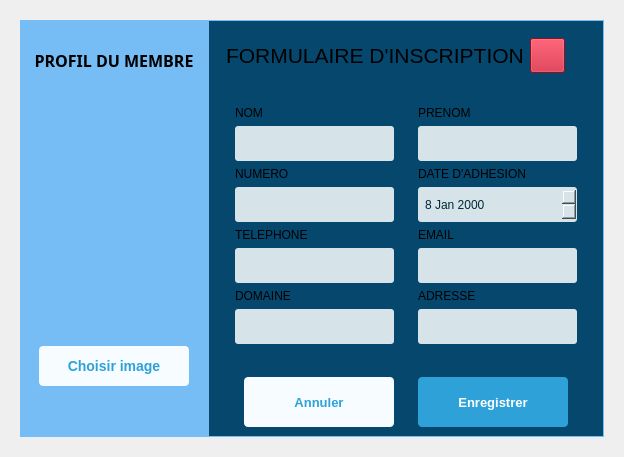
                     <widget class="QWidget" name="formWidget" native="true">
                      <property name="minimumSize">
                       <size>
                        <width>0</width>
                        <height>0</height>
                       </size>
                      </property>
                      <property name="maximumSize">
                       <size>
                        <width>1100</width>
                        <height>600</height>
                       </size>
                      </property>
                      <property name="styleSheet">
                       <string notr="true">#formWidget{
	border-radius: 10px;
	/*background-color: rgba(233, 104, 12, 0.573);*/
}</string>
                      </property>
                      <layout class="QHBoxLayout" name="horizontalLayout_31">
                       <property name="spacing">
                        <number>0</number>
                       </property>
                       <property name="leftMargin">
                        <number>20</number>
                       </property>
                       <property name="topMargin">
                        <number>20</number>
                       </property>
                       <property name="rightMargin">
                        <number>20</number>
                       </property>
                       <property name="bottomMargin">
                        <number>20</number>
                       </property>
                       <item>
                        <widget class="QWidget" name="profilContainer" native="true">
                         <property name="minimumSize">
                          <size>
                           <width>0</width>
                           <height>0</height>
                          </size>
                         </property>
                         <property name="maximumSize">
                          <size>
                           <width>16777215</width>
                           <height>550</height>
                          </size>
                         </property>
                         <property name="baseSize">
                          <size>
                           <width>200</width>
                           <height>0</height>
                          </size>
                         </property>
                         <property name="styleSheet">
                          <string notr="true">background-color: #76bcf5;</string>
                         </property>
                         <layout class="QVBoxLayout" name="verticalLayout_22">
                          <property name="leftMargin">
                           <number>10</number>
                          </property>
                          <property name="topMargin">
                           <number>10</number>
                          </property>
                          <property name="rightMargin">
                           <number>10</number>
                          </property>
                          <property name="bottomMargin">
                           <number>50</number>
                          </property>
                          <item>
                           <widget class="QLabel" name="label_15">
                            <property name="maximumSize">
                             <size>
                              <width>16777215</width>
                              <height>60</height>
                             </size>
                            </property>
                            <property name="font">
                             <font>
                              <family>Waree</family>
                              <pointsize>12</pointsize>
                              <weight>75</weight>
                              <bold>true</bold>
                             </font>
                            </property>
                            <property name="text">
                             <string>PROFIL DU MEMBRE</string>
                            </property>
                            <property name="alignment">
                             <set>Qt::AlignCenter</set>
                            </property>
                           </widget>
                          </item>
                          <item>
                           <widget class="QWidget" name="portProfil" native="true">
                            <property name="minimumSize">
                             <size>
                              <width>150</width>
                              <height>150</height>
                             </size>
                            </property>
                            <property name="maximumSize">
                             <size>
                              <width>16777215</width>
                              <height>500</height>
                             </size>
                            </property>
                            <property name="styleSheet">
                             <string notr="true">#portProfil{
	
}</string>
                            </property>
                           </widget>
                          </item>
                          <item>
                           <widget class="QWidget" name="parcourirWidget" native="true">
                            <property name="maximumSize">
                             <size>
                              <width>16777215</width>
                              <height>50</height>
                             </size>
                            </property>
                            <property name="styleSheet">
                             <string notr="true"/>
                            </property>
                            <layout class="QHBoxLayout" name="horizontalLayout_34">
                             <item>
                              <widget class="QPushButton" name="btnGetImage">
                               <property name="minimumSize">
                                <size>
                                 <width>0</width>
                                 <height>40</height>
                                </size>
                               </property>
                               <property name="maximumSize">
                                <size>
                                 <width>150</width>
                                 <height>16777215</height>
                                </size>
                               </property>
                               <property name="styleSheet">
                                <string notr="true">#btnGetImage{
	font-size: 14px;
     transition: ease-in all 0.5s;
     background-color: #f6fcff;
     color: #2ea2d8;
     max-width: 270px;
     width: 150px;
     display: block;
     height: 35px;
     float: right;
     line-height: 48px;
     border-radius: 4px;
	font-weight : bold;
}

#btnGetImage:hover{
	background-color: #e2ebf0;
}

#btnGetImage:pressed{
	background-color: #c8d2d6;
}



</string>
                               </property>
                               <property name="text">
                                <string>Choisir image</string>
                               </property>
                               <property name="icon">
                                <iconset resource="icons.qrc">
                                 <normaloff>:/iconsB/pic.svg</normaloff>:/iconsB/pic.svg</iconset>
                               </property>
                              </widget>
                             </item>
                            </layout>
                           </widget>
                          </item>
                         </layout>
                        </widget>
                       </item>
                       <item>
                        <widget class="QWidget" name="verticalWidget" native="true">
                         <property name="minimumSize">
                          <size>
                           <width>0</width>
                           <height>0</height>
                          </size>
                         </property>
                         <property name="maximumSize">
                          <size>
                           <width>800</width>
                           <height>550</height>
                          </size>
                         </property>
                         <property name="styleSheet">
                          <string notr="true">#verticalWidget{
	background-color: #05476d;
	border : 1px solid #76bcf5;
}</string>
                         </property>
                         <layout class="QVBoxLayout" name="formContainer">
                          <item>
                           <widget class="QWidget" name="pannelForm" native="true">
                            <property name="maximumSize">
                             <size>
                              <width>16777215</width>
                              <height>60</height>
                             </size>
                            </property>
                            <property name="styleSheet">
                             <string notr="true">background-color: #05476d;</string>
                            </property>
                            <layout class="QHBoxLayout" name="horizontalLayout_32">
                             <property name="rightMargin">
                              <number>30</number>
                             </property>
                             <item>
                              <widget class="QLabel" name="label_2">
                               <property name="font">
                                <font>
                                 <pointsize>16</pointsize>
                                </font>
                               </property>
                               <property name="text">
                                <string>FORMULAIRE D'INSCRIPTION</string>
                               </property>
                              </widget>
                             </item>
                             <item>
                              <widget class="QPushButton" name="btnClose">
                               <property name="minimumSize">
                                <size>
                                 <width>0</width>
                                 <height>35</height>
                                </size>
                               </property>
                               <property name="maximumSize">
                                <size>
                                 <width>35</width>
                                 <height>16777215</height>
                                </size>
                               </property>
                               <property name="layoutDirection">
                                <enum>Qt::LeftToRight</enum>
                               </property>
                               <property name="autoFillBackground">
                                <bool>false</bool>
                               </property>
                               <property name="styleSheet">
                                <string notr="true">background-color: rgb(199, 22, 43);</string>
                               </property>
                               <property name="text">
                                <string/>
                               </property>
                               <property name="icon">
                                <iconset resource="icons.qrc">
                                 <normaloff>:/iconWhite/x.svg</normaloff>:/iconWhite/x.svg</iconset>
                               </property>
                               <property name="iconSize">
                                <size>
                                 <width>25</width>
                                 <height>25</height>
                                </size>
                               </property>
                              </widget>
                             </item>
                            </layout>
                           </widget>
                          </item>
                          <item>
                           <widget class="QWidget" name="formulaire" native="true">
                            <property name="maximumSize">
                             <size>
                              <width>16777215</width>
                              <height>400</height>
                             </size>
                            </property>
                            <property name="styleSheet">
                             <string notr="true">QLineEdit,QDateEdit{
	background-color: rgb(255, 255, 255);
	color: rgb(0, 0, 0);
}

QLineEdit:focus,QDateEdit:focus{
	border: 1px solid rgb(14, 225, 253);
	box-shadow: 0 0 10px rgb(14, 225, 253), 0 0 10px rgb(255, 225, 255),0 0 10px rgb(255, 225, 253), 0 0 10px rgb(255, 225, 253);
	background-color: rgba(14, 225, 253,10);
	color: rgb(255, 255, 255);
}

#formumaire{
	background-color: #05476d;
}</string>
                            </property>
                            <layout class="QHBoxLayout" name="horizontalLayout_33">
                             <item>
                              <widget class="QWidget" name="form_2" native="true">
                               <property name="maximumSize">
                                <size>
                                 <width>16777215</width>
                                 <height>500</height>
                                </size>
                               </property>
                               <layout class="QVBoxLayout" name="verticalLayout_25">
                                <item>
                                 <widget class="QLabel" name="label_12">
                                  <property name="maximumSize">
                                   <size>
                                    <width>16777215</width>
                                    <height>30</height>
                                   </size>
                                  </property>
                                  <property name="text">
                                   <string>NOM</string>
                                  </property>
                                 </widget>
                                </item>
                                <item>
                                 <widget class="QLineEdit" name="lineEdit_2">
                                  <property name="minimumSize">
                                   <size>
                                    <width>0</width>
                                    <height>35</height>
                                   </size>
                                  </property>
                                  <property name="styleSheet">
                                   <string notr="true">border-radius : 3px;
padding : 5px;
background-color: #d6e4e9;
color : #022836;</string>
                                  </property>
                                  <property name="placeholderText">
                                   <string/>
                                  </property>
                                 </widget>
                                </item>
                                <item>
                                 <widget class="QLabel" name="label_9">
                                  <property name="maximumSize">
                                   <size>
                                    <width>16777215</width>
                                    <height>30</height>
                                   </size>
                                  </property>
                                  <property name="text">
                                   <string>NUMERO</string>
                                  </property>
                                 </widget>
                                </item>
                                <item>
                                 <widget class="QLineEdit" name="lineEdit_4">
                                  <property name="minimumSize">
                                   <size>
                                    <width>0</width>
                                    <height>35</height>
                                   </size>
                                  </property>
                                  <property name="styleSheet">
                                   <string notr="true">border-radius : 3px;
padding : 5px;
background-color: #d6e4e9;
color : #022836;</string>
                                  </property>
                                 </widget>
                                </item>
                                <item>
                                 <widget class="QLabel" name="label_7">
                                  <property name="maximumSize">
                                   <size>
                                    <width>16777215</width>
                                    <height>30</height>
                                   </size>
                                  </property>
                                  <property name="text">
                                   <string>TELEPHONE</string>
                                  </property>
                                 </widget>
                                </item>
                                <item>
                                 <widget class="QLineEdit" name="lineEdit_5">
                                  <property name="minimumSize">
                                   <size>
                                    <width>0</width>
                                    <height>35</height>
                                   </size>
                                  </property>
                                  <property name="styleSheet">
                                   <string notr="true">border-radius : 3px;
padding : 5px;
background-color: #d6e4e9;
color : #022836;</string>
                                  </property>
                                 </widget>
                                </item>
                                <item>
                                 <widget class="QLabel" name="label_6">
                                  <property name="maximumSize">
                                   <size>
                                    <width>16777215</width>
                                    <height>30</height>
                                   </size>
                                  </property>
                                  <property name="text">
                                   <string>DOMAINE</string>
                                  </property>
                                 </widget>
                                </item>
                                <item>
                                 <widget class="QLineEdit" name="lineEdit_6">
                                  <property name="minimumSize">
                                   <size>
                                    <width>0</width>
                                    <height>35</height>
                                   </size>
                                  </property>
                                  <property name="styleSheet">
                                   <string notr="true">border-radius : 3px;
padding : 5px;
background-color: #d6e4e9;
color : #022836;</string>
                                  </property>
                                 </widget>
                                </item>
                               </layout>
                              </widget>
                             </item>
                             <item>
                              <widget class="QWidget" name="from_1" native="true">
                               <property name="maximumSize">
                                <size>
                                 <width>16777215</width>
                                 <height>500</height>
                                </size>
                               </property>
                               <layout class="QVBoxLayout" name="verticalLayout_24">
                                <item>
                                 <widget class="QLabel" name="label_21">
                                  <property name="maximumSize">
                                   <size>
                                    <width>16777215</width>
                                    <height>30</height>
                                   </size>
                                  </property>
                                  <property name="text">
                                   <string>PRENOM</string>
                                  </property>
                                 </widget>
                                </item>
                                <item>
                                 <widget class="QLineEdit" name="lineEdit_7">
                                  <property name="minimumSize">
                                   <size>
                                    <width>0</width>
                                    <height>35</height>
                                   </size>
                                  </property>
                                  <property name="styleSheet">
                                   <string notr="true">border-radius : 3px;
padding : 5px;
background-color: #d6e4e9;
color : #022836;</string>
                                  </property>
                                 </widget>
                                </item>
                                <item>
                                 <widget class="QLabel" name="label_22">
                                  <property name="maximumSize">
                                   <size>
                                    <width>16777215</width>
                                    <height>30</height>
                                   </size>
                                  </property>
                                  <property name="text">
                                   <string>DATE D'ADHESION</string>
                                  </property>
                                 </widget>
                                </item>
                                <item>
                                 <widget class="QDateEdit" name="dateEdit">
                                  <property name="minimumSize">
                                   <size>
                                    <width>0</width>
                                    <height>35</height>
                                   </size>
                                  </property>
                                  <property name="styleSheet">
                                   <string notr="true">border-radius : 3px;
padding : 5px;
background-color: #d6e4e9;
color : #022836;</string>
                                  </property>
                                  <property name="calendarPopup">
                                   <bool>false</bool>
                                  </property>
                                  <property name="currentSectionIndex">
                                   <number>1</number>
                                  </property>
                                  <property name="date">
                                   <date>
                                    <year>2000</year>
                                    <month>1</month>
                                    <day>8</day>
                                   </date>
                                  </property>
                                 </widget>
                                </item>
                                <item>
                                 <widget class="QLabel" name="label_18">
                                  <property name="maximumSize">
                                   <size>
                                    <width>16777215</width>
                                    <height>30</height>
                                   </size>
                                  </property>
                                  <property name="text">
                                   <string>EMAIL</string>
                                  </property>
                                 </widget>
                                </item>
                                <item>
                                 <widget class="QLineEdit" name="lineEdit_9">
                                  <property name="minimumSize">
                                   <size>
                                    <width>0</width>
                                    <height>35</height>
                                   </size>
                                  </property>
                                  <property name="styleSheet">
                                   <string notr="true">border-radius : 3px;
padding : 5px;
background-color: #d6e4e9;
color : #022836;</string>
                                  </property>
                                 </widget>
                                </item>
                                <item>
                                 <widget class="QLabel" name="label_14">
                                  <property name="maximumSize">
                                   <size>
                                    <width>16777215</width>
                                    <height>30</height>
                                   </size>
                                  </property>
                                  <property name="text">
                                   <string>ADRESSE</string>
                                  </property>
                                 </widget>
                                </item>
                                <item>
                                 <widget class="QLineEdit" name="lineEdit_8">
                                  <property name="minimumSize">
                                   <size>
                                    <width>0</width>
                                    <height>35</height>
                                   </size>
                                  </property>
                                  <property name="styleSheet">
                                   <string notr="true">border-radius : 3px;
padding : 5px;
background-color: #d6e4e9;
color : #022836;</string>
                                  </property>
                                 </widget>
                                </item>
                               </layout>
                              </widget>
                             </item>
                            </layout>
                           </widget>
                          </item>
                          <item>
                           <widget class="QWidget" name="confirmWidget" native="true">
                            <property name="maximumSize">
                             <size>
                              <width>16777215</width>
                              <height>60</height>
                             </size>
                            </property>
                            <property name="styleSheet">
                             <string notr="true">background-color: #05476d;</string>
                            </property>
                            <layout class="QHBoxLayout" name="horizontalLayout_35">
                             <item>
                              <widget class="QPushButton" name="btnAnnuler">
                               <property name="minimumSize">
                                <size>
                                 <width>0</width>
                                 <height>50</height>
                                </size>
                               </property>
                               <property name="maximumSize">
                                <size>
                                 <width>150</width>
                                 <height>16777215</height>
                                </size>
                               </property>
                               <property name="styleSheet">
                                <string notr="true">#btnAnnuler{
	font-size: 13px;
     transition: ease-in all 0.5s;
     background-color: #f6fcff;
     color: #2ea2d8;
     max-width: 270px;
     width: 150px;
     display: block;
     height: 35px;
     float: right;
     line-height: 48px;
     border-radius: 4px;
	font-weight : bold;
}

#btnAnnuler:hover{
	background-color: #e2ebf0;
}</string>
                               </property>
                               <property name="text">
                                <string>Annuler</string>
                               </property>
                               <property name="icon">
                                <iconset resource="icons.qrc">
                                 <normaloff>:/iconsB/delete.svg</normaloff>:/iconsB/delete.svg</iconset>
                               </property>
                              </widget>
                             </item>
                             <item>
                              <widget class="QPushButton" name="btnEnregistrer">
                               <property name="minimumSize">
                                <size>
                                 <width>0</width>
                                 <height>50</height>
                                </size>
                               </property>
                               <property name="maximumSize">
                                <size>
                                 <width>150</width>
                                 <height>16777215</height>
                                </size>
                               </property>
                               <property name="styleSheet">
                                <string notr="true">#btnEnregistrer{
	font-size: 13px;
     transition: ease-in all 0.5s;
     background-color: #2ea2d8;
     color: #fff;
     max-width: 270px;
     width: 150px;
     display: block;
     height: 35px;
     float: right;
     line-height: 48px;
     border-radius: 4px;
	font-weight : bold;
}
#btnEnregistrer:hover{
	background-color: #0b72a5;
}</string>
                               </property>
                               <property name="text">
                                <string>Enregistrer</string>
                               </property>
                               <property name="icon">
                                <iconset resource="icons.qrc">
                                 <normaloff>:/iconWhite/save.svg</normaloff>:/iconWhite/save.svg</iconset>
                               </property>
                              </widget>
                             </item>
                            </layout>
                           </widget>
                          </item>
                         </layout>
                        </widget>
                       </item>
                      </layout>
                     </widget>
